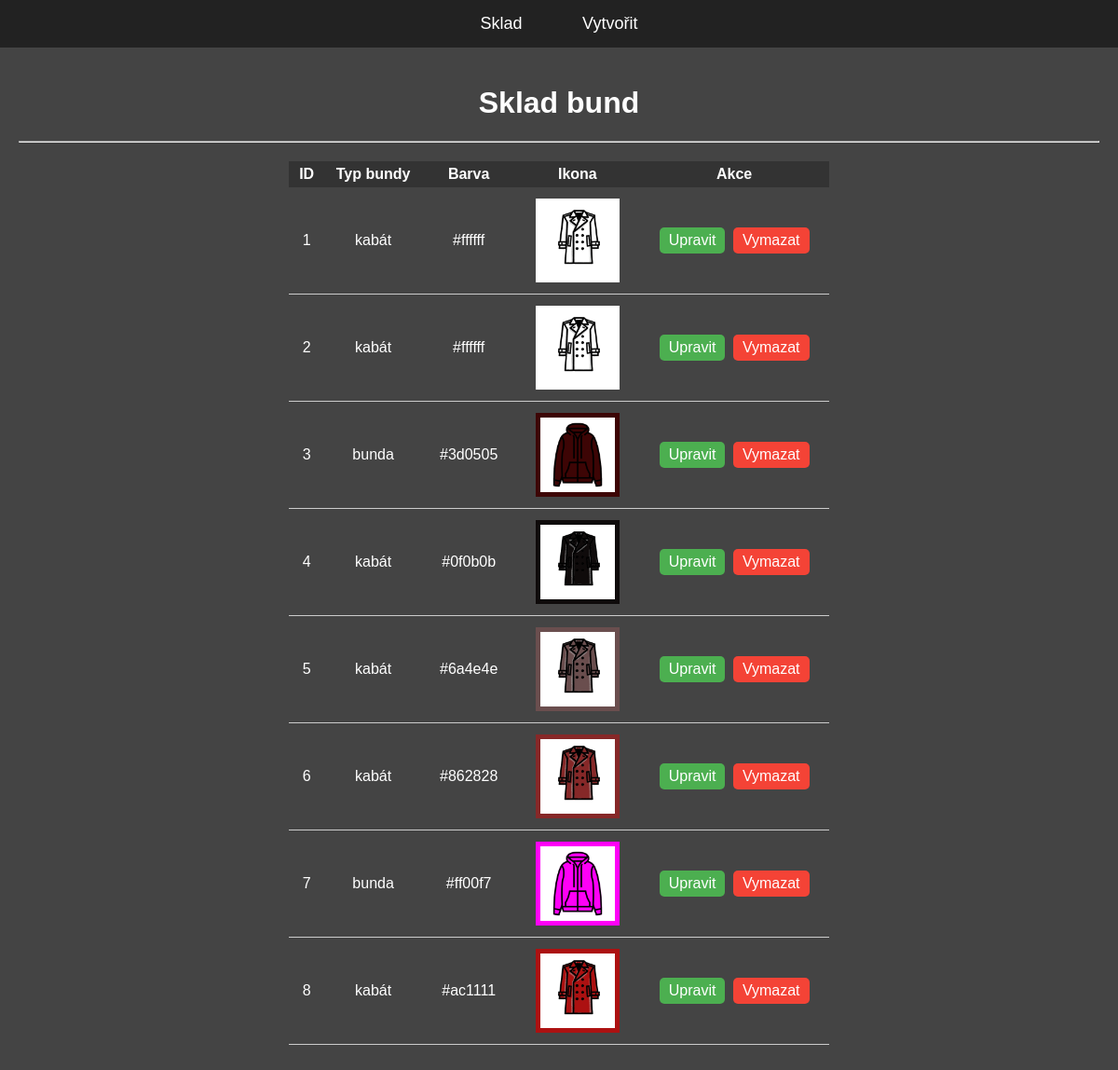
/sklad/, run on an earlier commit of the app's database.
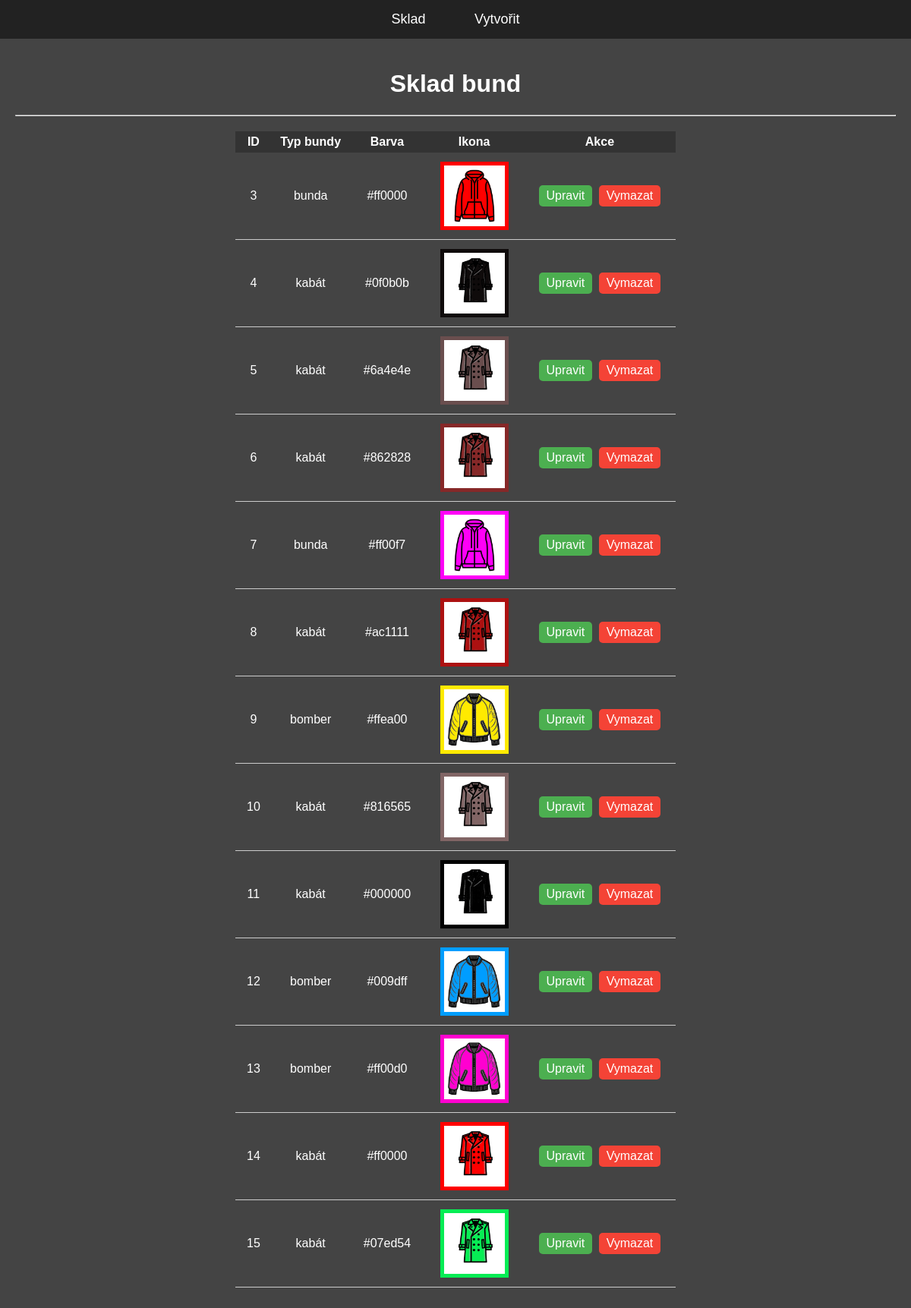
And on a later commit of the database.
### bundy/models.py (models this page shows, shortened)
class Jacket(models.Model):
    TYPE_CHOICES = [
        ('kabát', 'Kabát'),
        ('bunda', 'Bunda'),
        ('bomber', 'Bomber'),
    ]
    typ = models.CharField(max_length=20, choices=TYPE_CHOICES)
    color = models.CharField(max_length=7, default="#ffffff")  # Ukládáme hex kód
    def get_image_url(self):
        return f"/static/bundy/{self.typ}.png"

### bundy/views.py (the view)
# urls.py: path('sklad/', JacketListView.as_view(), name='sklad'),
class JacketListView(ListView):
    model = Jacket
    template_name = 'bundy/sklad.html'  # Změněno z 'bundy/jacket_list.html'
    context_object_name = 'jackets'

### bundy/templates/bundy/sklad.html (shortened to what this page needs)
{% extends 'bundy/base.html' %}
{% block content %}
<center>
  <h1>Sklad bund</h1>
  <hr>
  <table style="width: 50%; border-collapse: collapse; margin: 20px auto; font-family: Arial, sans-serif;">
    <thead>
      <tr style="background-color: #333; color: #fff; text-align: center;">
        <th style="padding: 5px;">ID</th>
        <th style="padding: 5px;">Typ bundy</th>
        <th style="padding: 5px;">Barva</th>
        <th style="padding: 5px;">Ikona</th>
        <th style="padding: 5px;">Akce</th>
      </tr>
    </thead>
    <tbody>
      {% for jacket in jackets %}
      <tr style="text-align: center; border-bottom: 1px solid #ccc;">
        <td style="padding: 12px;">{{ jacket.id }}</td>
        <td style="padding: 12px;">{{ jacket.typ }}</td>
        <td style="padding: 12px;">{{ jacket.color }}</td>
        <td style="padding: 12px;">
          <a href="{% url 'jacket-detail' jacket.id %}">
            <div style="width: 90px; height: 90px; background-color: {{ jacket.color }}; display: flex; align-items: center; justify-content: center; margin: auto;">
              <img src="{{ jacket.get_image_url }}" alt="{{ jacket.typ }}" style="max-width: 80px; max-height: 80px;">
            </div>
          </a>
        </td>
        <td style="padding: 5px;">
          <a href="{% url 'jacket-update' jacket.id %}" style="display: inline-block; background-color: #4CAF50; color: white; padding: 5px 10px; text-decoration: none; border-radius: 5px; margin: 2px;">Upravit</a>
          <a href="{% url 'jacket-delete' jacket.id %}" style="display: inline-block; background-color: #f44336; color: white; padding: 5px 10px; text-decoration: none; border-radius: 5px; margin: 2px;">Vymazat</a>
        </td>
      </tr>
      {% empty %}
      <tr>
        <td colspan="5" style="padding: 20px; text-align: center;">Žádné bundy nejsou dostupné.</td>
      </tr>
      {% endfor %}
    </tbody>
  </table>
</center>
{% endblock %}

### bundy/templates/bundy/base.html (shortened to what this page needs)
{% load static %}
<!DOCTYPE html>
<html lang="cs">
<head>
    <link rel="stylesheet" href="{% static 'bundy/css/styles.css' %}">
</head>
<body>
    {% include 'bundy/menu.html' %}
    <div class="content">
        {% block content %}{% endblock %}
    </div>
</body>
</html>

### bundy/templates/bundy/menu.html
<nav class="navbar">
    <ul>
        <li><a href="{% url 'sklad' %}">Sklad</a></li>
        <li><a href="{% url 'vytvor' %}">Vytvořit</a></li>
    </ul>
</nav>

### bundy/static/bundy/css/styles.css (style rules this page uses)
body { background-color: #444444; color: white; font-family: Arial, sans-serif; margin: 0; padding: 0; }
.navbar { background: #222; padding: 15px; text-align: center; }
.navbar ul { list-style: none; padding: 0; margin: 0; }
.navbar ul li { display: inline; margin: 0 15px; }
.navbar ul li a { color: white; text-decoration: none; font-size: 18px; padding: 10px 15px; transition: background 0.3s ease-in-out, transform 0.2s; }
.content { padding: 20px; text-align: center; }

What changed in the data, as far as the page shows it:
removed Jacket: id "1", typ "kabát", color "#ffffff", get_image_url (picture)
removed Jacket: id "2", typ "kabát", color "#ffffff", get_image_url (picture)
changed Jacket id 3: color "#3d0505" → "#ff0000"
added Jacket: id "9", typ "bomber", color "#ffea00", get_image_url (picture)
added Jacket: id "10", typ "kabát", color "#816565", get_image_url (picture)
added Jacket: id "11", typ "kabát", color "#000000", get_image_url (picture)
added Jacket: id "12", typ "bomber", color "#009dff", get_image_url (picture)
added Jacket: id "13", typ "bomber", color "#ff00d0", get_image_url (picture)
added Jacket: id "14", typ "kabát", color "#ff0000", get_image_url (picture)
added Jacket: id "15", typ "kabát", color "#07ed54", get_image_url (picture)
